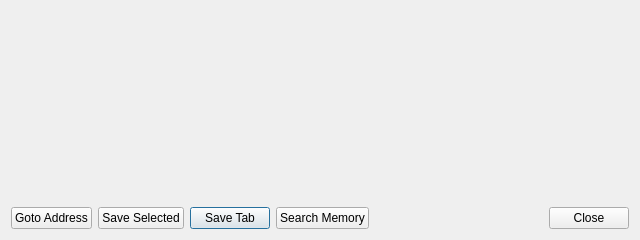
<?xml version="1.0" encoding="UTF-8"?>
<ui version="4.0">
 <class>UIMemoryEditor</class>
 <widget class="QDialog" name="UIMemoryEditor">
  <property name="geometry">
   <rect>
    <x>0</x>
    <y>0</y>
    <width>640</width>
    <height>240</height>
   </rect>
  </property>
  <property name="windowTitle">
   <string>Memory Editor</string>
  </property>
  <layout class="QVBoxLayout" name="verticalLayout">
   <item>
    <widget class="UIHexEditor" name="saMemoryEditor" native="true">
     <property name="sizePolicy">
      <sizepolicy hsizetype="Expanding" vsizetype="Expanding">
       <horstretch>0</horstretch>
       <verstretch>0</verstretch>
      </sizepolicy>
     </property>
     <property name="minimumSize">
      <size>
       <width>0</width>
       <height>0</height>
      </size>
     </property>
     <property name="font">
      <font>
       <family>Courier New</family>
       <pointsize>9</pointsize>
      </font>
     </property>
     <property name="focusPolicy">
      <enum>Qt::StrongFocus</enum>
     </property>
     <property name="acceptDrops">
      <bool>false</bool>
     </property>
    </widget>
   </item>
   <item>
    <layout class="QHBoxLayout" name="horizontalLayout_7" stretch="0,0,0,0,0,0">
     <property name="sizeConstraint">
      <enum>QLayout::SetDefaultConstraint</enum>
     </property>
     <item>
      <widget class="QPushButton" name="pbGotoAddress">
       <property name="sizePolicy">
        <sizepolicy hsizetype="Minimum" vsizetype="Fixed">
         <horstretch>0</horstretch>
         <verstretch>0</verstretch>
        </sizepolicy>
       </property>
       <property name="text">
        <string>Goto Address</string>
       </property>
       <property name="autoDefault">
        <bool>false</bool>
       </property>
      </widget>
     </item>
     <item>
      <widget class="QPushButton" name="pbSaveSelected">
       <property name="text">
        <string>Save Selected</string>
       </property>
       <property name="autoDefault">
        <bool>false</bool>
       </property>
      </widget>
     </item>
     <item>
      <widget class="QPushButton" name="pbSaveTab">
       <property name="text">
        <string>Save Tab</string>
       </property>
      </widget>
     </item>
     <item>
      <widget class="QPushButton" name="pbSearchMemory">
       <property name="text">
        <string>Search Memory</string>
       </property>
       <property name="autoDefault">
        <bool>false</bool>
       </property>
      </widget>
     </item>
     <item>
      <spacer name="horizontalSpacer_3">
       <property name="orientation">
        <enum>Qt::Horizontal</enum>
       </property>
       <property name="sizeHint" stdset="0">
        <size>
         <width>40</width>
         <height>20</height>
        </size>
       </property>
      </spacer>
     </item>
     <item>
      <widget class="QDialogButtonBox" name="dbbButtons">
       <property name="standardButtons">
        <set>QDialogButtonBox::Close</set>
       </property>
      </widget>
     </item>
    </layout>
   </item>
  </layout>
 </widget>
 <customwidgets>
  <customwidget>
   <class>UIHexEditor</class>
   <extends>QWidget</extends>
   <header>UIHexEditor.h</header>
   <container>1</container>
  </customwidget>
 </customwidgets>
 <resources/>
 <connections>
  <connection>
   <sender>dbbButtons</sender>
   <signal>rejected()</signal>
   <receiver>UIMemoryEditor</receiver>
   <slot>reject()</slot>
   <hints>
    <hint type="sourcelabel">
     <x>347</x>
     <y>321</y>
    </hint>
    <hint type="destinationlabel">
     <x>335</x>
     <y>376</y>
    </hint>
   </hints>
  </connection>
 </connections>
</ui>
